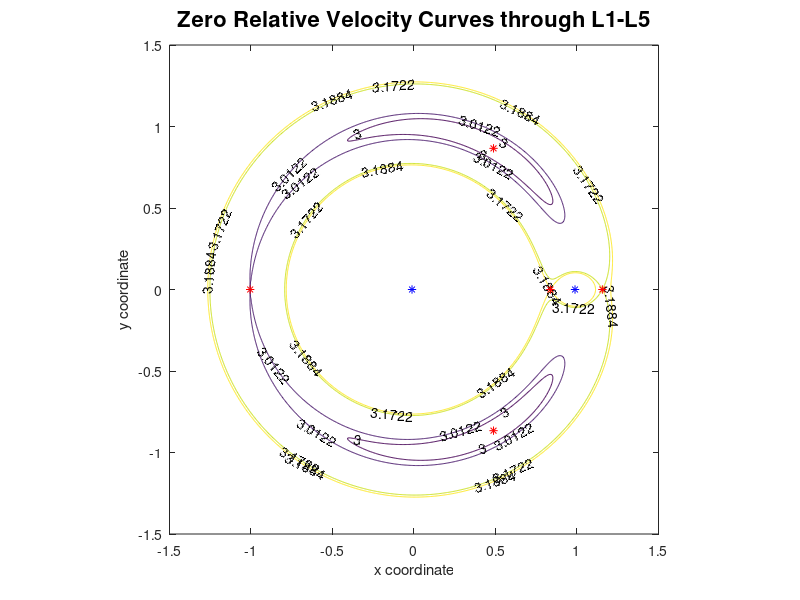

This figure's MATLAB source:
%%%%%%%%%%%%%%%%%%%%%%%%%%%%%%%
% zvcurve1.m
% Andy Kim - Nov 17 2020
% Plot zero relative velocity curves through the equilibrium points 
%of the circular-restricted Earth-Moonthree body problem
% Orbital Mechanics with Matlab
%%%%%%%%%%%%%%%%%%%%%%%%%%%%%%%

clear all; clc; home;

fprintf('\n             -zvcurve1-\n');
fprintf('\n---Graphics Display of Zero Relative Velocity');
fprintf('\nCurves through the CRTBP Equilibrium Points---\n\n');

while(1)
    fprintf('\n <1> L1 contour\n\n');
    fprintf(' <2> L2 contour\n\n');
    fprintf(' <3> L3 contour\n\n');
    fprintf(' <4> L4 and L5 contour\n\n');
    fprintf(' <5> all points contour\n\n');
    fprintf('\nSelect (1, 2, 3, 4, 5): ');
    icflg = input(' ');

    if (icflg >= 1 && icflg <= 5)
        break;
    end
end

fprintf('\n\n  working ...\n');

% define Earth-Moon mass ratio

mu = 0.012155099;

% create x and y mesh data points

xmin = -1.5;
xmax = +1.5;
ymin = -1.5;
ymax = +1.5;
delta = 0.005;
[x, y] = meshgrid(xmin: delta: xmax, ymin: delta: ymax);

% create z data

x1 = - mu;
x2 = 1 - mu;

for i = 1: 1: size(x)
    for j = 1: 1: size(x)

        r1sqr = (x(i, j) - x1)^2 + y(i, j)^2;
        r2sqr = (x(i, j) - x2)^2 + y(i, j)^2;
        z(i, j) = (1 - mu) * (r1sqr + 2 / sqrt(r1sqr)) + mu * (r2sqr + 2 / sqrt(r2sqr)) - mu * (1 - mu);
    end
end

% define contour levels

% L1 libration point

v(1) = 2 * 1.5941913671;

% L2 libration point

v(2) = 2 * 1.5860980401;

% L3 libration point

v(3) = 2 * 1.5060758307;

% L4 and L5 libration points

v(4) = 2 * 1.4939963237;

v(5) = 2 * 1.4939963237;

v(4) = 3.0;

% plot zero relative-velocity contours

switch icflg
    case 1
        clevel = [v(1) v(1)];

    case 2
        clevel = [v(2) v(2)];

    case 3
        clevel = [v(3) v(3)];

    case 4
        clevel = [v(4) v(5)];
        [c, h] = contour(x, y, z, c(4));
        clabel(c, v);

    case 5
        clevel = [v(1) v(2) v(3) v(4)];
        [c, h] = contour(x, y, z, v);
        clabel(c, v);
end

%contour (x, y, z, clevel);

axis square;
axis ([xmin xmax ymin ymax]);
grid off;
hold on;

% plot body locations

% Earth
plot(-mu, 0, '*b');
% Moon
plot(1 - mu, 0, '*b');

% plot location of libration points

switch icflg
    case 1
        % L1
        xl = 0.83689291982029;
        yl = 0;
        plot(xl, yl, '*r');
        title('Zero Relative Velocity Curve Through L1', 'FontSize', 16);
        
    case 2
        % L2
        xl = 1.15569952178709;
        yl = 0;
        plot(xl, yl, '*r');
        title('Zero Relative Velocity Curve Through L2', 'FontSize', 16);
        
    case 3
        % L3
        xl = -1.00506452627984;
        yl = 0;
        plot(xl, yl, '*r');
        title('Zero Relative Velocity Curve Through L3', 'FontSize', 16);
        
    case 4
        % L4 and L5
        xl = 0.4878449010;
        yl = 0.86602540378444;
        plot(xl, yl, '*r');
        xl = 0.4878449010;
        yl = -0.86602540378444;
        plot(xl, yl, '*r');
        title('Zero Relative Velocity Curve through L4 and L5', 'FontSize', 16);
        
    case 5
        xl = 0.83689291982029;
        yl = 0;
        plot(xl, yl, '*r');
        xl = 1.15569952178709;
        yl = 0;
        plot(xl, yl, '*r');
        xl = -1.00506452627984;
        yl = 0;
        plot(xl, yl, '*r');
        xl = 0.4878449010;
        yl = 0.86602540378444;
        plot(xl, yl, '*r');
        xl = 0.4878449010;
        yl = -0.86602540378444;
        plot(xl, yl, '*r');
        title('Zero Relative Velocity Curves through L1-L5', 'FontSize', 16);
        
end

xlabel('x coordinate');
ylabel('y coordinate');
print -depsc -tiff -r300 zvcurve1.eps

